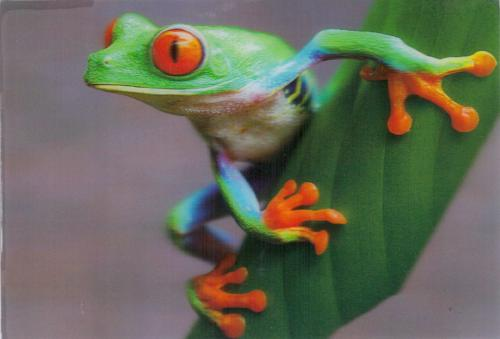
#> input picture pics/frog.jpg, 500 x 339 px
$ python stipple.py ../pics/frog.jpg
#> lines starting #> are read from the running program, lines starting #| are printed output that depends on the picture; after the words box and inside, x2 and y2 are one past the last pixel; in counts of white or black regions, pixels touching at a corner belong together
#!/usr/bin/env python3
"""
stipple.py - convert a photo into variable-size black-dot stipple data.

Phase 1 tool for the 4KB stipple-graphics experiment: it turns a source image
into an irregular set of black dots on a white background, where each dot's
RADIUS encodes local image darkness (hybrid size-led stippling). It renders
previews so the look can be tuned by eye, and reports how well the resulting
(x, y, radius) data compresses - i.e. whether it will fit a 4KB budget.

Pipeline
--------
1. Load image, fit to the target canvas (default 320x256, 5:4), grayscale.
2. Tone prep: gamma + black/white point clamp. darkness = 1 - luminance.
3. Seed N points by darkness-weighted rejection sampling.
4. Lloyd relaxation (weighted centroidal Voronoi) over the darkness map.
   The placement weight is darkness**density_exponent:
     density_exponent = 0  -> even spacing, tone carried purely by dot SIZE
     larger             -> dots cluster in shadows (toward classic stippling)
5. Radius per dot from the tone MASS of its Voronoi cell (ink conservation):
   r = sqrt(sum(darkness over cell) / pi) * radius_scale, then quantized to
   one of `levels` integer radii (default 8 -> 3 bits). Radius-0 dots drop out.
6. Render previews (1x, 3x, side-by-side) and export (x,y,r) data.
7. Report dot count, radius histogram, tonal error, and compressed data size.

This is a HOST-side tool. The retro plot code is a separate later artifact.
"""

import argparse
import io
import sys
import zlib
import lzma
from pathlib import Path

import numpy as np
from scipy.spatial import cKDTree
from scipy.ndimage import gaussian_filter
from PIL import Image


# --------------------------------------------------------------------------
# image / tone prep
# --------------------------------------------------------------------------

def load_darkness(path, W, H, opts, fit="cover"):
    """Load an image, fit it to WxH, apply tone preprocessing, return darkness.

    Preprocessing order (all operate on luminance in [0,1]):
      1. black/white point   - clamp/stretch the input tonal window
      2. brightness          - additive lift/drop
      3. contrast            - scale around mid-grey (0.5)
      4. posterize           - quantize to N luminance bands (0 = off)
    then darkness = 1 - luminance, and finally:
      5. gamma               - darkness ** gamma (>1 lightens midtones)
    """
    img = Image.open(path)
    if img.mode in ("RGBA", "LA", "P"):
        # flatten any transparency onto white so it reads as background
        img = img.convert("RGBA")
        bg = Image.new("RGBA", img.size, (255, 255, 255, 255))
        img = Image.alpha_composite(bg, img)
    img = img.convert("L")
    img = _fit(img, W, H, fit)
    lum = np.asarray(img, dtype=np.float64) / 255.0

    lo, hi = opts.black_point, opts.white_point
    lum = np.clip((lum - lo) / max(hi - lo, 1e-6), 0.0, 1.0)
    lum = lum + opts.brightness
    lum = (lum - 0.5) * opts.contrast + 0.5
    lum = np.clip(lum, 0.0, 1.0)
    if opts.posterize and opts.posterize >= 2:
        n = opts.posterize
        lum = np.round(lum * (n - 1)) / (n - 1)

    dark = 1.0 - lum
    dark = np.power(np.clip(dark, 0.0, 1.0), opts.gamma)
    return dark


def _fit(img, W, H, fit):
    """Fit to WxH. 'cover' = scale-to-fill + centre-crop; 'contain' = whole
    image letterboxed onto a white WxH canvas."""
    sw, sh = img.size
    if fit == "contain":
        scale = min(W / sw, H / sh)
        nw, nh = max(1, round(sw * scale)), max(1, round(sh * scale))
        small = img.resize((nw, nh), Image.LANCZOS)
        canvas = Image.new("L", (W, H), 255)        # white background
        canvas.paste(small, ((W - nw) // 2, (H - nh) // 2))
        return canvas
    scale = max(W / sw, H / sh)
    nw, nh = max(1, round(sw * scale)), max(1, round(sh * scale))
    img = img.resize((nw, nh), Image.LANCZOS)
    left = (nw - W) // 2
    top = (nh - H) // 2
    return img.crop((left, top, left + W, top + H))


# [14 lines left out: function make_test_image, not called in this run]


# --------------------------------------------------------------------------
# stippling
# --------------------------------------------------------------------------

def seed_points(dark, n, weight_exp, rng):
    """Rejection-sample n initial points with probability ~ darkness**weight_exp."""
    H, W = dark.shape
    w = np.power(np.clip(dark, 0, 1), weight_exp).ravel()
    s = w.sum()
    if s <= 0:                       # fully white image -> uniform
        w = np.ones_like(w)
        s = w.sum()
    p = w / s
    idx = rng.choice(W * H, size=n, replace=True, p=p)
    ys, xs = np.divmod(idx, W)
    # jitter inside the pixel so coincident seeds separate during relaxation
    pts = np.stack([xs + rng.random(n), ys + rng.random(n)], axis=1)
    return pts


def lloyd(pts, coords, weight, N, W, H, iters, rng, log):
    """Weighted Lloyd relaxation. Returns relaxed points and final cell index."""
    wflat = weight
    wx = coords[:, 0]
    wy = coords[:, 1]
    idx = None
    for it in range(iters):
        tree = cKDTree(pts)
        _, idx = tree.query(coords, workers=-1)
        wsum = np.bincount(idx, weights=wflat, minlength=N)
        cx = np.bincount(idx, weights=wflat * wx, minlength=N)
        cy = np.bincount(idx, weights=wflat * wy, minlength=N)
        nz = wsum > 0
        moved = np.linalg.norm(
            np.stack([cx[nz] / wsum[nz], cy[nz] / wsum[nz]], 1) - pts[nz], axis=1
        )
        pts = pts.copy()
        pts[nz, 0] = cx[nz] / wsum[nz]
        pts[nz, 1] = cy[nz] / wsum[nz]
        # cells that captured no weight (all-white): scatter them back into the
        # image so they get a chance to find tone next pass.
        dead = ~nz
        if dead.any():
            pts[dead, 0] = rng.random(dead.sum()) * W
            pts[dead, 1] = rng.random(dead.sum()) * H
        if log:
            print(f"  lloyd iter {it+1:2d}/{iters}  mean move {moved.mean():.3f}px",
                  file=sys.stderr)
    # final assignment for radius computation
    tree = cKDTree(pts)
    _, idx = tree.query(coords, workers=-1)
    return pts, idx


def compute_radii(dark, idx, N, levels, radius_scale):
    """Radius per dot from cell tone-mass (ink conservation), quantized."""
    dflat = dark.ravel()
    tonemass = np.bincount(idx, weights=dflat, minlength=N)
    r = np.sqrt(tonemass / np.pi) * radius_scale
    # quantize to integer radii 0..(levels-1); 0 means "dropped" (too light)
    rq = np.clip(np.round(r).astype(int), 0, levels - 1)
    return rq


# --------------------------------------------------------------------------
# rendering
# --------------------------------------------------------------------------

def disc_mask(r):
    """Boolean disc of integer radius r. r=0 -> single pixel."""
    if r <= 0:
        return np.ones((1, 1), dtype=bool)
    yy, xx = np.ogrid[-r:r + 1, -r:r + 1]
    return (xx * xx + yy * yy) <= r * r


def render(points, radii, W, H, levels):
    """Stamp filled discs (OR) onto a white canvas. Returns bool ink map."""
    ink = np.zeros((H, W), dtype=bool)
    masks = {r: disc_mask(r) for r in range(levels)}
    for (x, y), r in zip(points, radii):
        if r <= 0:
            continue
        m = masks[r]
        ix, iy = int(round(x)), int(round(y))
        x0, y0 = ix - r, iy - r
        # clip to canvas
        sx0 = max(0, -x0); sy0 = max(0, -y0)
        dx0 = max(0, x0);  dy0 = max(0, y0)
        ex = min(W, x0 + m.shape[1]); ey = min(H, y0 + m.shape[0])
        if ex <= dx0 or ey <= dy0:
            continue
        sub = m[sy0:sy0 + (ey - dy0), sx0:sx0 + (ex - dx0)]
        ink[dy0:ey, dx0:ex] |= sub
    return ink


def save_previews(dark, ink, outdir, stem, scale3=3):
    """Write 1x stipple, 3x stipple, and a source|stipple comparison."""
    H, W = ink.shape
    stip = np.where(ink, 0, 255).astype(np.uint8)        # black dots on white
    src = ((1.0 - dark) * 255).astype(np.uint8)

    Image.fromarray(stip, "L").save(outdir / f"{stem}_stipple.png")
    Image.fromarray(stip, "L").resize(
        (W * scale3, H * scale3), Image.NEAREST).save(outdir / f"{stem}_stipple_3x.png")

    pad = 8
    comp = np.full((H, W * 2 + pad), 255, np.uint8)
    comp[:, :W] = src
    comp[:, W + pad:] = stip
    Image.fromarray(comp, "L").resize(
        ((W * 2 + pad) * 2, H * 2), Image.NEAREST).save(outdir / f"{stem}_compare.png")


# --------------------------------------------------------------------------
# BBC Micro data format (Phase 2)
# --------------------------------------------------------------------------
#
# Stream layout (decompressed in RAM; ZX02-compressed on disc):
#
#   nbuckets : 1 byte
#   repeat nbuckets:
#       radius : 1 byte                  (1..levels-1)
#       nlines : 1 byte                  (scanlines containing >=1 dot, 1..255)
#       repeat nlines:
#           y  : 1 byte                  (absolute, 0..255, ascending)
#           n  : 1 byte                  (dots on this line, 1..255)
#           repeat n:
#               dx : delta-x from previous dot on the line (prevx resets to 0
#                    each line). Escape coding: emit 0xFF for each whole 255,
#                    then a final byte 0..254. So real dx = sum of bytes read
#                    until a byte < 255.  (x range 0..319 needs >8 bits; this
#                    keeps everything byte-sized and very ZX02-friendly.)
#
# Dot centres are clamped to [r, W-1-r] x [r, H-1-r] so discs never cross the
# screen edge - the 6502 plotter then needs no clipping.

def pack_bbc(points, radii, W, H, levels):
    """Pack dots into the locked BBC delta-stream. Returns (bytes, kept_count)."""
    # build the list of (radius, [(y, [x,...]), ...]) bucket-entries first, so
    # nbuckets reflects any splitting of >255-line buckets.
    entries = []
    kept = 0
    for r in range(1, levels):
        sel = np.where(radii == r)[0]
        if len(sel) == 0:
            continue
        # clamp centres so the disc stays on screen (no 6502 clipping needed)
        bx = np.clip(np.round(points[sel, 0]).astype(int), r, W - 1 - r)
        by = np.clip(np.round(points[sel, 1]).astype(int), r, H - 1 - r)
        o = np.lexsort((bx, by))               # sort by y, then x
        bx, by = bx[o], by[o]
        lines = []
        i = 0
        while i < len(bx):
            y = int(by[i])
            xs_line = [int(bx[i])]
            j = i + 1
            while j < len(bx) and by[j] == y:
                xs_line.append(int(bx[j]))
                j += 1
            assert len(xs_line) <= 255, "scanline has >255 dots (impossible at 320px)"
            lines.append((y, xs_line))
            kept += len(xs_line)
            i = j
        # split into <=255-line entries that share the radius
        for s in range(0, len(lines), 255):
            entries.append((r, lines[s:s + 255]))

    out = bytearray()
    assert len(entries) <= 255, "too many bucket-entries"
    out.append(len(entries))
    for r, lines in entries:
        out.append(r)
        out.append(len(lines))
        for y, xs_line in lines:
            out.append(y)
            out.append(len(xs_line))
            prevx = 0
            for x in xs_line:
                dx = x - prevx
                while dx >= 255:
                    out.append(255)
                    dx -= 255
                out.append(dx)
                prevx = x
    return bytes(out), kept


# [68 lines left out: functions unpack_bbc, bbc_export, not called in this run]


# --------------------------------------------------------------------------
# mode256 — 256-byte BBC Master intro preview
# --------------------------------------------------------------------------
#
# Emulates the on-device algorithm from docs/STIPPLE-256.md:
#   - R2 low-discrepancy additive sequence in two 16-bit accumulators;
#     the high byte of each is the dot coord (0..255), matching the cheapest
#     6502 implementation.
#   - Brightness at (x,y) comes from either:
#       (a) a procedural formula evaluated on the device (zero source bytes), or
#       (b) a tiny downsampled+posterized stored image (option 2 in the plan).
#   - radius = (255 - brightness) >> 5  ->  0..7; r==0 dots are skipped.
#   - Each kept dot is a filled disc of that integer radius.
# Output canvas is 256x256 pixels; the device scales these to MODE 4 graphics
# units by *4. We work in 256x256 here so the preview math matches the bytes
# we'd actually execute.

R2_PHI2 = 1.32471795724474602596


# [218 lines left out: functions r2_sequence, proc_brightness_map, downsample_posterize, pack_bits, try_zx02, mode256_render and 2 more, not called in this run]


# --------------------------------------------------------------------------
# data export + compression report
# --------------------------------------------------------------------------

def export_and_report(points, radii, W, H, levels, outdir, stem):
    """Write a (x,y,r) list and estimate compressed data size several ways."""
    keep = radii > 0
    xs = np.clip(np.round(points[keep, 0]).astype(int), 0, W - 1)
    ys = np.clip(np.round(points[keep, 1]).astype(int), 0, H - 1)
    rs = radii[keep].astype(int)
    n = len(rs)

    # human-readable list, sorted scanline for readability
    order = np.lexsort((xs, ys))
    with open(outdir / f"{stem}_dots.csv", "w") as f:
        f.write("x,y,r\n")
        for i in order:
            f.write(f"{xs[i]},{ys[i]},{rs[i]}\n")

    # --- packing estimate A: naive 3 bytes/dot (x, y, r) ------------------
    naive = bytearray()
    for i in range(n):
        naive += bytes((xs[i] & 0xFF, ys[i] & 0xFF, rs[i] & 0xFF))
    # --- packing B: the real locked BBC delta-stream (see pack_bbc) --------
    packed, _ = pack_bbc(points, radii, W, H, levels)

    def comp(b):
        return len(zlib.compress(bytes(b), 9)), len(lzma.compress(bytes(b)))

    naive_z, naive_x = comp(naive)
    pack_z, pack_x = comp(packed)
    bits = n * (np.ceil(np.log2(W)) + np.ceil(np.log2(H)) + np.log2(levels))

    print("\n=== data / compression report ===")
    print(f"dots kept                : {n}")
    print(f"theoretical raw          : {bits/8:8.0f} B  "
          f"({(np.ceil(np.log2(W))+np.ceil(np.log2(H))+np.log2(levels)):.1f} bits/dot)")
    print(f"naive 3B/dot raw         : {len(naive):8d} B")
    print(f"  zlib / lzma            : {naive_z:8d} B / {naive_x:d} B")
    print(f"bucketed+delta raw       : {len(packed):8d} B")
    print(f"  zlib / lzma            : {pack_z:8d} B / {pack_x:d} B   <-- best estimate")
    print(f"4KB budget               : {4096} B")
    return n


def tonal_error(dark, ink, sigma):
    """Mean absolute difference between blurred target tone and dot coverage."""
    a = gaussian_filter(dark, sigma)
    b = gaussian_filter(ink.astype(np.float64), sigma)
    return float(np.mean(np.abs(a - b)))


# --------------------------------------------------------------------------
# main
# --------------------------------------------------------------------------

def main():
    ap = argparse.ArgumentParser(description=__doc__,
                                 formatter_class=argparse.RawDescriptionHelpFormatter)
    ap.add_argument("image", nargs="?", help="source image (omit with --make-test-image)")
    ap.add_argument("-W", "--width", type=int, default=320)
    ap.add_argument("-H", "--height", type=int, default=256)
    ap.add_argument("-n", "--dots", type=int, default=2200, help="target dot count")
    ap.add_argument("-l", "--levels", type=int, default=8, help="radius levels (3 bits=8)")
    ap.add_argument("--density-exponent", type=float, default=0.0,
                    help="placement weight exp: 0=even spacing(size-led, default), higher=cluster in shadows (toward classic stippling)")
    ap.add_argument("--radius-scale", type=float, default=1.0, help="global dot-size multiplier")
    ap.add_argument("--iters", type=int, default=30, help="Lloyd relaxation iterations")
    # --- tone preprocessing ---
    ap.add_argument("--gamma", type=float, default=1.0, help="darkness gamma (>1 lightens mids)")
    ap.add_argument("--brightness", type=float, default=0.0,
                    help="additive luminance lift, -1..1 (positive = brighter = fewer/smaller dots)")
    ap.add_argument("--contrast", type=float, default=1.0,
                    help="luminance contrast about mid-grey (1=none, >1 punchier)")
    ap.add_argument("--posterize", type=int, default=0,
                    help="quantize luminance to N bands before stippling (0=off, e.g. 4-6 for poster look)")
    ap.add_argument("--black-point", type=float, default=0.0,
                    help="input luminance mapped to full black (0..1)")
    ap.add_argument("--white-point", type=float, default=1.0,
                    help="input luminance mapped to full white (0..1)")
    ap.add_argument("--fit", choices=["cover", "contain"], default="cover",
                    help="cover=fill+crop (default), contain=whole image letterboxed")
    ap.add_argument("--seed", type=int, default=1)
    ap.add_argument("-o", "--outdir", default="stipple_out")
    ap.add_argument("--stem", default=None, help="output filename stem")
    ap.add_argument("--bbc", action="store_true",
                    help="also export BBC Micro delta-stream data and zx02-compress it")
    ap.add_argument("--zx02", default="zx02", help="path to the zx02 compressor binary")
    # --- 256-byte BBC Master preview (docs/STIPPLE-256.md) ---
    ap.add_argument("--mode256", action="store_true",
                    help="render the 256-byte intro preview (R2 placement, tiny "
                         "stored or procedural source) and skip the Lloyd pipeline")
    ap.add_argument("--procedural", default=None, metavar="NAME",
                    help="mode256: use a procedural brightness source instead of "
                         "the image (sphere|plasma|torus)")
    ap.add_argument("--mode256-size", type=int, default=24,
                    help="mode256: stored source resolution (NxN, default 24)")
    ap.add_argument("--mode256-levels", type=int, default=4,
                    help="mode256: posterize levels for stored source (default 4 = 2bpp)")
    ap.add_argument("--mode256-dots", type=int, default=1200,
                    help="mode256: number of R2-placed dot attempts (r==0 are skipped)")
    ap.add_argument("--make-test-image", metavar="PATH", default=None,
                    help="write a synthetic test image to PATH and use it")
    ap.add_argument("-q", "--quiet", action="store_true")
    args = ap.parse_args()

    W, H = args.width, args.height
    outdir = Path(args.outdir)
    outdir.mkdir(parents=True, exist_ok=True)

    if args.make_test_image:
        make_test_image(args.make_test_image, W, H)
        args.image = args.make_test_image
    if not args.image and not args.procedural:
        ap.error("provide an image, or use --make-test-image PATH, "
                 "or --mode256 --procedural NAME")

    stem = args.stem or (Path(args.image).stem if args.image else f"proc_{args.procedural}")
    rng = np.random.default_rng(args.seed)

    if args.mode256:
        # mode256 uses 256x256 px space (matches the on-device hi-byte math)
        if args.procedural:
            dark = None
        else:
            dark = load_darkness(args.image, 256, 256, args, args.fit)
        mode256_preview(args, dark, outdir, stem)
        return

    dark = load_darkness(args.image, W, H, args, args.fit)
#> in load_darkness, img is the input picture: PIL image 500x339 RGB; mean R, G, B 103.1, 106.4, 90.2
#> in load_darkness, `img = img.convert("L")`:
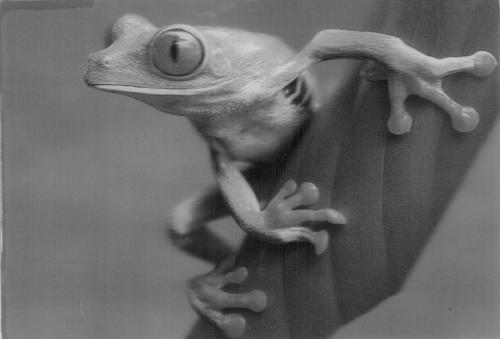
#> img: PIL image 500x339 L; min 11, max 212, mean 103.6
#> in _fit, `return img.crop((left, top, left + W, top + H))`:
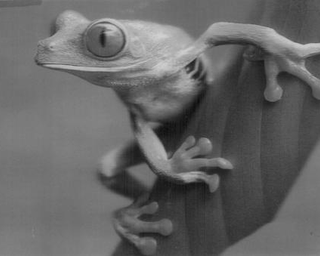
#> returned value: PIL image 320x256 L; min 11, max 209, mean 101.7
#> in load_darkness, `dark = 1.0 - lum`:
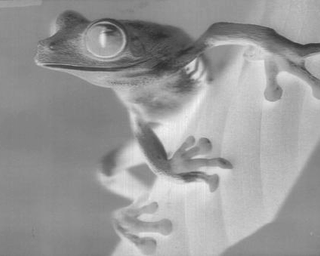
#> dark: shape (256, 320) float64; min 0.18, max 0.957, mean 0.601

    # precompute the pixel-centre grid and placement weights once
    yy, xx = np.mgrid[0:H, 0:W].astype(np.float64)
    coords = np.stack([xx.ravel() + 0.5, yy.ravel() + 0.5], axis=1)
    weight = np.power(np.clip(dark, 0, 1), args.density_exponent).ravel()

    if not args.quiet:
        print(f"image {W}x{H}  mean darkness {dark.mean():.3f}  "
              f"dots {args.dots}  density_exp {args.density_exponent}  "
              f"radius_scale {args.radius_scale}", file=sys.stderr)

    pts = seed_points(dark, args.dots, args.density_exponent, rng)
#> in seed_points, `s = w.sum()`: s = 81920
#> in seed_points, `idx = rng.choice(W * H, size=n, replace=True, p=p)`: idx = 2200 values, max 81902 at index 1101, min 7 at index 1329, mean 40809.9
#> in seed_points, `ys, xs = np.divmod(idx, W)`: ys = 2200 values, max 255 at index 108, min 0 at index 323, mean 127; xs = 2200 values, max 319 at index 112, min 0 at index 271, mean 161.1
#> in seed_points, `pts = np.stack([xs + rng.random(n), ys + rng.random(n)], axis=1)`: pts = 2200 pairs, first value 0.381 to 320, second value 0.553 to 255.9
    pts, idx = lloyd(pts, coords, weight, args.dots, W, H, args.iters, rng,
                     log=not args.quiet)
#> after the loop in lloyd, `for it in range(iters):`: pts = 2200 pairs, first value 2.07 to 318.1, second value 1.5 to 253.9
    radii = compute_radii(dark, idx, args.dots, args.levels, args.radius_scale)
#> in compute_radii, `tonemass = np.bincount(idx, weights=dflat, minlength=N)`: tonemass = 2200 values, max 42.33 at index 151, min 6.68 at index 222, mean 22.39
#> in compute_radii, `r = np.sqrt(tonemass / np.pi) * radius_scale`: r = 2200 values, max 3.67 at index 151, min 1.46 at index 222, mean 2.65
#> in compute_radii, `rq = np.clip(np.round(r).astype(int), 0, levels - 1)`: rq = 2200 values, max 4 at index 51, min 1 at index 222, mean 2.69
#> radii has the same summary as rq in compute_radii

    ink = render(pts, radii, W, H, args.levels)
#> the loop in render, `for (x, y), r in zip(points, radii):` made 2200 passes
#> (x, y, r, ix, iy, x0, y0, dx0) on passes 1 to 3: (9.68, 140.6, 3, 10, 141, 7, 138, 7), (106, 246.6, 2, 106, 247, 104, 245, 104), (290, 37.45, 3, 290, 37, 287, 34, 287)
#> after the loop in render, `for (x, y), r in zip(points, radii):`:
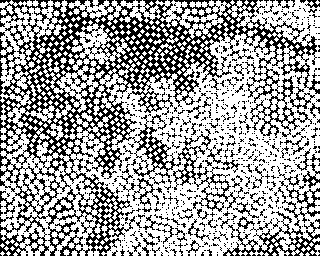
#> ink: shape (256, 320) bool; 63.2% white; black in thin lines or dots
    save_previews(dark, ink, outdir, stem)
#> in save_previews, `Image.fromarray(stip, "L").resize( (W * scale3, H * scale3), Image.NEA..`:
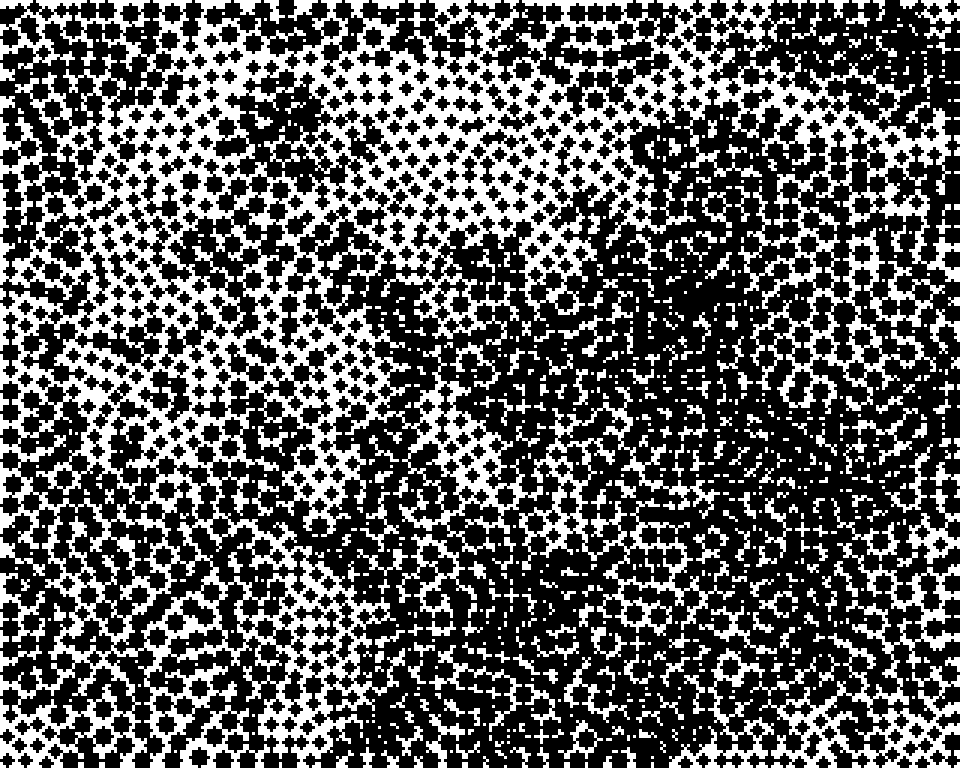
#> saved as frog_stipple_3x.png: PIL image 960x768 L; 36.8% white; 843 white regions (476 under 20 px), largest, box (x1, y1, x2, y2) and area: (0, 0, 960, 768) 192456, (759, 543, 960, 768) 11196, (519, 387, 735, 636) 9684
#> (the rest of the program and of its run is left out)
